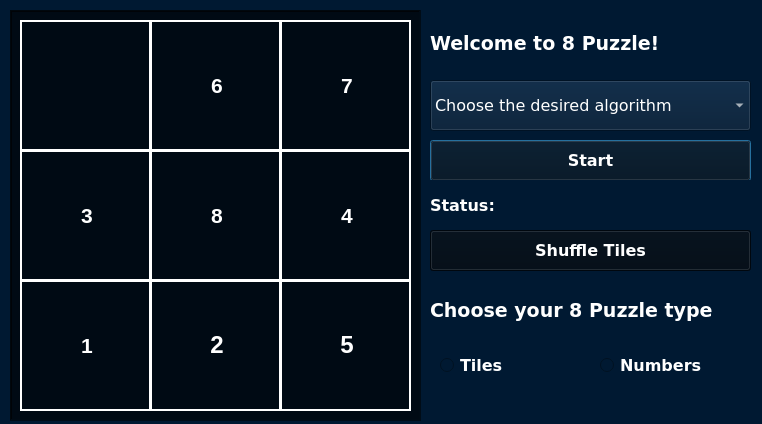
<?xml version="1.0" encoding="UTF-8"?>
<ui version="4.0">
 <class>Dialog</class>
 <widget class="QDialog" name="Dialog">
  <property name="geometry">
   <rect>
    <x>0</x>
    <y>0</y>
    <width>762</width>
    <height>424</height>
   </rect>
  </property>
  <property name="windowTitle">
   <string>Dialog</string>
  </property>
  <property name="styleSheet">
   <string notr="true">color: rgb(255, 255, 255);
background-color: rgb(0, 25, 50);</string>
  </property>
  <property name="Background" stdset="0">
   <pixmap/>
  </property>
  <property name="Color" stdset="0">
   <color>
    <red>0</red>
    <green>168</green>
    <blue>140</blue>
   </color>
  </property>
  <widget class="QFrame" name="frame">
   <property name="geometry">
    <rect>
     <x>10</x>
     <y>10</y>
     <width>411</width>
     <height>411</height>
    </rect>
   </property>
   <property name="styleSheet">
    <string notr="true">background-color: rgb(0, 10, 20);</string>
   </property>
   <property name="frameShape">
    <enum>QFrame::WinPanel</enum>
   </property>
   <property name="frameShadow">
    <enum>QFrame::Sunken</enum>
   </property>
   <property name="Background" stdset="0">
    <pixmap/>
   </property>
   <widget class="QLabel" name="tile0lineedit">
    <property name="geometry">
     <rect>
      <x>10</x>
      <y>10</y>
      <width>131</width>
      <height>131</height>
     </rect>
    </property>
    <property name="frameShape">
     <enum>QFrame::WinPanel</enum>
    </property>
    <property name="text">
     <string>&lt;html&gt;&lt;head/&gt;&lt;body&gt;&lt;p align=&quot;center&quot;&gt;&lt;br/&gt;&lt;/p&gt;&lt;/body&gt;&lt;/html&gt;</string>
    </property>
   </widget>
   <widget class="QLabel" name="tile1lineedit">
    <property name="geometry">
     <rect>
      <x>140</x>
      <y>10</y>
      <width>131</width>
      <height>131</height>
     </rect>
    </property>
    <property name="frameShape">
     <enum>QFrame::WinPanel</enum>
    </property>
    <property name="text">
     <string>&lt;html&gt;&lt;head/&gt;&lt;body&gt;&lt;p align=&quot;center&quot;&gt;&lt;span style=&quot; font-size:16pt; font-weight:600;&quot;&gt;6&lt;/span&gt;&lt;/p&gt;&lt;/body&gt;&lt;/html&gt;</string>
    </property>
   </widget>
   <widget class="QLabel" name="tile2lineedit">
    <property name="geometry">
     <rect>
      <x>270</x>
      <y>10</y>
      <width>131</width>
      <height>131</height>
     </rect>
    </property>
    <property name="frameShape">
     <enum>QFrame::WinPanel</enum>
    </property>
    <property name="text">
     <string>&lt;html&gt;&lt;head/&gt;&lt;body&gt;&lt;p align=&quot;center&quot;&gt;&lt;span style=&quot; font-size:16pt; font-weight:600;&quot;&gt;7&lt;/span&gt;&lt;/p&gt;&lt;/body&gt;&lt;/html&gt;</string>
    </property>
   </widget>
   <widget class="QLabel" name="tile3lineedit">
    <property name="geometry">
     <rect>
      <x>10</x>
      <y>140</y>
      <width>131</width>
      <height>131</height>
     </rect>
    </property>
    <property name="frameShape">
     <enum>QFrame::WinPanel</enum>
    </property>
    <property name="text">
     <string>&lt;html&gt;&lt;head/&gt;&lt;body&gt;&lt;p align=&quot;center&quot;&gt;&lt;span style=&quot; font-size:16pt; font-weight:600;&quot;&gt;3&lt;/span&gt;&lt;/p&gt;&lt;/body&gt;&lt;/html&gt;</string>
    </property>
   </widget>
   <widget class="QLabel" name="tile4lineedit">
    <property name="geometry">
     <rect>
      <x>140</x>
      <y>140</y>
      <width>131</width>
      <height>131</height>
     </rect>
    </property>
    <property name="frameShape">
     <enum>QFrame::WinPanel</enum>
    </property>
    <property name="text">
     <string>&lt;html&gt;&lt;head/&gt;&lt;body&gt;&lt;p align=&quot;center&quot;&gt;&lt;span style=&quot; font-size:16pt; font-weight:600;&quot;&gt;8&lt;/span&gt;&lt;/p&gt;&lt;/body&gt;&lt;/html&gt;</string>
    </property>
   </widget>
   <widget class="QLabel" name="tile5lineedit">
    <property name="geometry">
     <rect>
      <x>270</x>
      <y>140</y>
      <width>131</width>
      <height>131</height>
     </rect>
    </property>
    <property name="frameShape">
     <enum>QFrame::WinPanel</enum>
    </property>
    <property name="text">
     <string>&lt;html&gt;&lt;head/&gt;&lt;body&gt;&lt;p align=&quot;center&quot;&gt;&lt;span style=&quot; font-size:16pt; font-weight:600;&quot;&gt;4&lt;/span&gt;&lt;/p&gt;&lt;/body&gt;&lt;/html&gt;</string>
    </property>
   </widget>
   <widget class="QLabel" name="tile6lineedit">
    <property name="geometry">
     <rect>
      <x>10</x>
      <y>270</y>
      <width>131</width>
      <height>131</height>
     </rect>
    </property>
    <property name="frameShape">
     <enum>QFrame::WinPanel</enum>
    </property>
    <property name="text">
     <string>&lt;html&gt;&lt;head/&gt;&lt;body&gt;&lt;p align=&quot;center&quot;&gt;&lt;span style=&quot; font-size:16pt; font-weight:600;&quot;&gt;1&lt;/span&gt;&lt;/p&gt;&lt;/body&gt;&lt;/html&gt;</string>
    </property>
   </widget>
   <widget class="QLabel" name="tile7lineedit">
    <property name="geometry">
     <rect>
      <x>140</x>
      <y>270</y>
      <width>131</width>
      <height>131</height>
     </rect>
    </property>
    <property name="frameShape">
     <enum>QFrame::WinPanel</enum>
    </property>
    <property name="text">
     <string>&lt;html&gt;&lt;head/&gt;&lt;body&gt;&lt;p align=&quot;center&quot;&gt;&lt;span style=&quot; font-size:18pt; font-weight:600;&quot;&gt;2&lt;/span&gt;&lt;/p&gt;&lt;/body&gt;&lt;/html&gt;</string>
    </property>
   </widget>
   <widget class="QLabel" name="tile8lineedit">
    <property name="geometry">
     <rect>
      <x>270</x>
      <y>270</y>
      <width>131</width>
      <height>131</height>
     </rect>
    </property>
    <property name="frameShape">
     <enum>QFrame::WinPanel</enum>
    </property>
    <property name="text">
     <string>&lt;html&gt;&lt;head/&gt;&lt;body&gt;&lt;p align=&quot;center&quot;&gt;&lt;span style=&quot; font-size:18pt; font-weight:600;&quot;&gt;5&lt;/span&gt;&lt;/p&gt;&lt;/body&gt;&lt;/html&gt;</string>
    </property>
   </widget>
  </widget>
  <widget class="QPushButton" name="startlineedit">
   <property name="geometry">
    <rect>
     <x>430</x>
     <y>140</y>
     <width>321</width>
     <height>41</height>
    </rect>
   </property>
   <property name="font">
    <font>
     <family>Verdana</family>
     <pointsize>12</pointsize>
     <weight>75</weight>
     <bold>true</bold>
    </font>
   </property>
   <property name="styleSheet">
    <string notr="true">background-color: rgb(0, 10, 20);</string>
   </property>
   <property name="text">
    <string>Start</string>
   </property>
  </widget>
  <widget class="QComboBox" name="comboboxlineedit">
   <property name="geometry">
    <rect>
     <x>430</x>
     <y>80</y>
     <width>321</width>
     <height>51</height>
    </rect>
   </property>
   <property name="font">
    <font>
     <family>Verdana</family>
     <pointsize>12</pointsize>
    </font>
   </property>
   <item>
    <property name="text">
     <string notr="true">Choose the desired algorithm</string>
    </property>
   </item>
   <item>
    <property name="text">
     <string>BFS</string>
    </property>
   </item>
   <item>
    <property name="text">
     <string>DFS</string>
    </property>
   </item>
   <item>
    <property name="text">
     <string>A*</string>
    </property>
   </item>
  </widget>
  <widget class="QLabel" name="label_10">
   <property name="geometry">
    <rect>
     <x>430</x>
     <y>23</y>
     <width>321</width>
     <height>41</height>
    </rect>
   </property>
   <property name="font">
    <font>
     <family>Verdana</family>
     <pointsize>14</pointsize>
     <weight>75</weight>
     <bold>true</bold>
    </font>
   </property>
   <property name="text">
    <string>Welcome to 8 Puzzle!</string>
   </property>
  </widget>
  <widget class="QLabel" name="label_11">
   <property name="geometry">
    <rect>
     <x>430</x>
     <y>180</y>
     <width>81</width>
     <height>51</height>
    </rect>
   </property>
   <property name="font">
    <font>
     <family>Verdana</family>
     <pointsize>12</pointsize>
     <weight>75</weight>
     <bold>true</bold>
    </font>
   </property>
   <property name="text">
    <string>Status:</string>
   </property>
  </widget>
  <widget class="QLabel" name="statuslineedit">
   <property name="geometry">
    <rect>
     <x>500</x>
     <y>180</y>
     <width>251</width>
     <height>51</height>
    </rect>
   </property>
   <property name="text">
    <string/>
   </property>
  </widget>
  <widget class="QPushButton" name="shufflelineedit">
   <property name="geometry">
    <rect>
     <x>430</x>
     <y>230</y>
     <width>321</width>
     <height>41</height>
    </rect>
   </property>
   <property name="font">
    <font>
     <family>Verdana</family>
     <pointsize>12</pointsize>
     <weight>75</weight>
     <bold>true</bold>
    </font>
   </property>
   <property name="styleSheet">
    <string notr="true">background-color: rgb(0, 10, 20);</string>
   </property>
   <property name="text">
    <string>Shuffle Tiles</string>
   </property>
  </widget>
  <widget class="QRadioButton" name="numbersradiolineedit">
   <property name="geometry">
    <rect>
     <x>600</x>
     <y>330</y>
     <width>151</width>
     <height>71</height>
    </rect>
   </property>
   <property name="font">
    <font>
     <family>Verdana</family>
     <pointsize>12</pointsize>
     <weight>75</weight>
     <bold>true</bold>
    </font>
   </property>
   <property name="styleSheet">
    <string notr="true"/>
   </property>
   <property name="text">
    <string>Numbers</string>
   </property>
  </widget>
  <widget class="QRadioButton" name="tilesradiolineedit">
   <property name="geometry">
    <rect>
     <x>440</x>
     <y>330</y>
     <width>151</width>
     <height>71</height>
    </rect>
   </property>
   <property name="font">
    <font>
     <family>Verdana</family>
     <pointsize>12</pointsize>
     <weight>75</weight>
     <bold>true</bold>
    </font>
   </property>
   <property name="styleSheet">
    <string notr="true"/>
   </property>
   <property name="text">
    <string>Tiles</string>
   </property>
  </widget>
  <widget class="QLabel" name="label_12">
   <property name="geometry">
    <rect>
     <x>430</x>
     <y>290</y>
     <width>321</width>
     <height>41</height>
    </rect>
   </property>
   <property name="font">
    <font>
     <family>Verdana</family>
     <pointsize>14</pointsize>
     <weight>75</weight>
     <bold>true</bold>
    </font>
   </property>
   <property name="text">
    <string>Choose your 8 Puzzle type</string>
   </property>
  </widget>
 </widget>
 <resources/>
 <connections/>
</ui>
